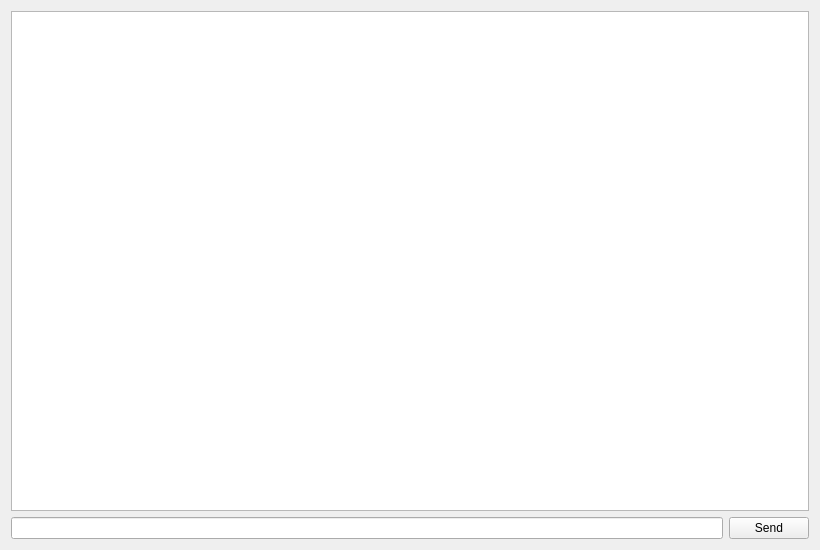
<?xml version="1.0" encoding="UTF-8"?>
<ui version="4.0">
 <class>ClientWindowClass</class>
 <widget class="QMainWindow" name="ClientWindowClass">
  <property name="geometry">
   <rect>
    <x>0</x>
    <y>0</y>
    <width>820</width>
    <height>550</height>
   </rect>
  </property>
  <property name="windowTitle">
   <string>ClientWindow</string>
  </property>
  <widget class="QWidget" name="centralWidget">
   <layout class="QGridLayout" name="gridLayout_2">
    <item row="0" column="0">
     <layout class="QGridLayout" name="gridLayout">
      <item row="0" column="0">
       <widget class="QTextEdit" name="textEdit_chatHistory"/>
      </item>
      <item row="1" column="0">
       <layout class="QHBoxLayout" name="horizontalLayout">
        <item>
         <widget class="QLineEdit" name="lineEdit"/>
        </item>
        <item>
         <widget class="QPushButton" name="Button_Send">
          <property name="text">
           <string>Send</string>
          </property>
         </widget>
        </item>
       </layout>
      </item>
     </layout>
    </item>
   </layout>
  </widget>
 </widget>
 <layoutdefault spacing="6" margin="11"/>
 <resources>
  <include location="ClientWindow.qrc"/>
 </resources>
 <connections/>
</ui>
